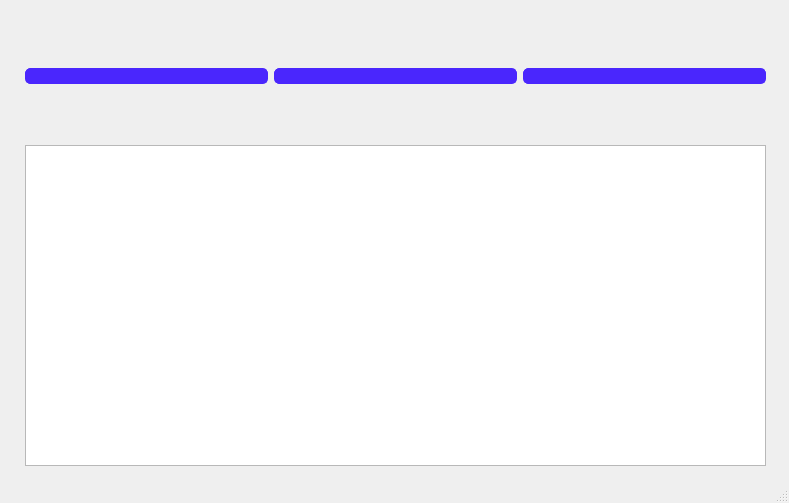
<?xml version="1.0" encoding="UTF-8"?>
<ui version="4.0">
 <class>TransactionInterface</class>
 <widget class="QMainWindow" name="TransactionInterface">
  <property name="geometry">
   <rect>
    <x>0</x>
    <y>0</y>
    <width>789</width>
    <height>503</height>
   </rect>
  </property>
  <property name="windowTitle">
   <string>Transacciones</string>
  </property>
  <property name="styleSheet">
   <string notr="true">QPushButton{
	background-color: #4a26fd;
	border-radius:5px;
	border: 1px solid  #4a26fd;
	font:  8pt &quot;FontAwesome&quot; ; 
	color: #ffffff

}

QPushButton:Hover{	
	background-color :#021aee
}</string>
  </property>
  <widget class="QWidget" name="centralwidget">
   <widget class="QWidget" name="horizontalLayoutWidget">
    <property name="geometry">
     <rect>
      <x>20</x>
      <y>20</y>
      <width>751</width>
      <height>112</height>
     </rect>
    </property>
    <layout class="QHBoxLayout" name="btns_layout">
     <property name="leftMargin">
      <number>5</number>
     </property>
     <property name="topMargin">
      <number>5</number>
     </property>
     <property name="rightMargin">
      <number>5</number>
     </property>
     <property name="bottomMargin">
      <number>5</number>
     </property>
     <item>
      <widget class="QPushButton" name="btn_open_camera">
       <property name="text">
        <string/>
       </property>
       <property name="icon">
        <iconset>
         <normaloff>Icons/camera-solid.svg</normaloff>Icons/camera-solid.svg</iconset>
       </property>
       <property name="iconSize">
        <size>
         <width>100</width>
         <height>100</height>
        </size>
       </property>
      </widget>
     </item>
     <item>
      <widget class="QPushButton" name="btn_open_keyboard">
       <property name="text">
        <string/>
       </property>
       <property name="icon">
        <iconset>
         <normaloff>Icons/keyboard-solid.svg</normaloff>Icons/keyboard-solid.svg</iconset>
       </property>
       <property name="iconSize">
        <size>
         <width>100</width>
         <height>100</height>
        </size>
       </property>
      </widget>
     </item>
     <item>
      <widget class="QPushButton" name="btn_reverse_action">
       <property name="text">
        <string/>
       </property>
       <property name="icon">
        <iconset>
         <normaloff>Icons/xmark-solid.svg</normaloff>Icons/xmark-solid.svg</iconset>
       </property>
       <property name="iconSize">
        <size>
         <width>100</width>
         <height>100</height>
        </size>
       </property>
      </widget>
     </item>
    </layout>
   </widget>
   <widget class="QWidget" name="horizontalLayoutWidget_2">
    <property name="geometry">
     <rect>
      <x>20</x>
      <y>140</y>
      <width>751</width>
      <height>331</height>
     </rect>
    </property>
    <layout class="QHBoxLayout" name="txb_layout">
     <property name="leftMargin">
      <number>5</number>
     </property>
     <property name="topMargin">
      <number>5</number>
     </property>
     <property name="rightMargin">
      <number>5</number>
     </property>
     <property name="bottomMargin">
      <number>5</number>
     </property>
     <item>
      <widget class="QPlainTextEdit" name="txb_resume">
       <property name="font">
        <font>
         <pointsize>12</pointsize>
        </font>
       </property>
       <property name="plainText">
        <string/>
       </property>
      </widget>
     </item>
    </layout>
   </widget>
  </widget>
  <widget class="QStatusBar" name="statusbar"/>
 </widget>
 <resources/>
 <connections/>
</ui>
